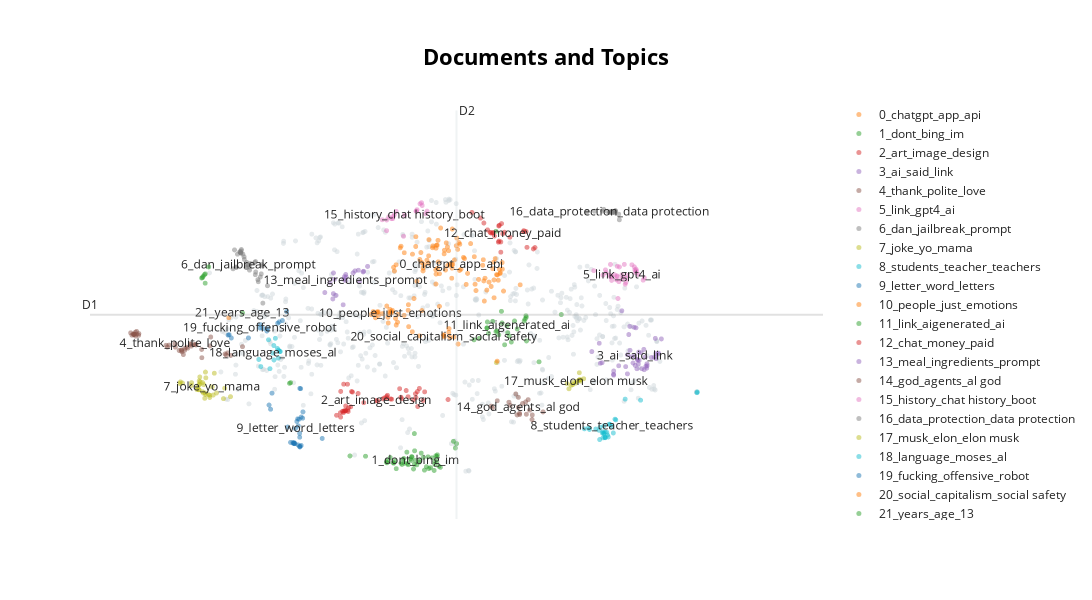

This figure's notebook cell:
### Code cell
#Plotting the differences and similarities between topics on two axis
print('Map of topics')
model.visualize_documents(data, reduced_embeddings=None, height=600)
